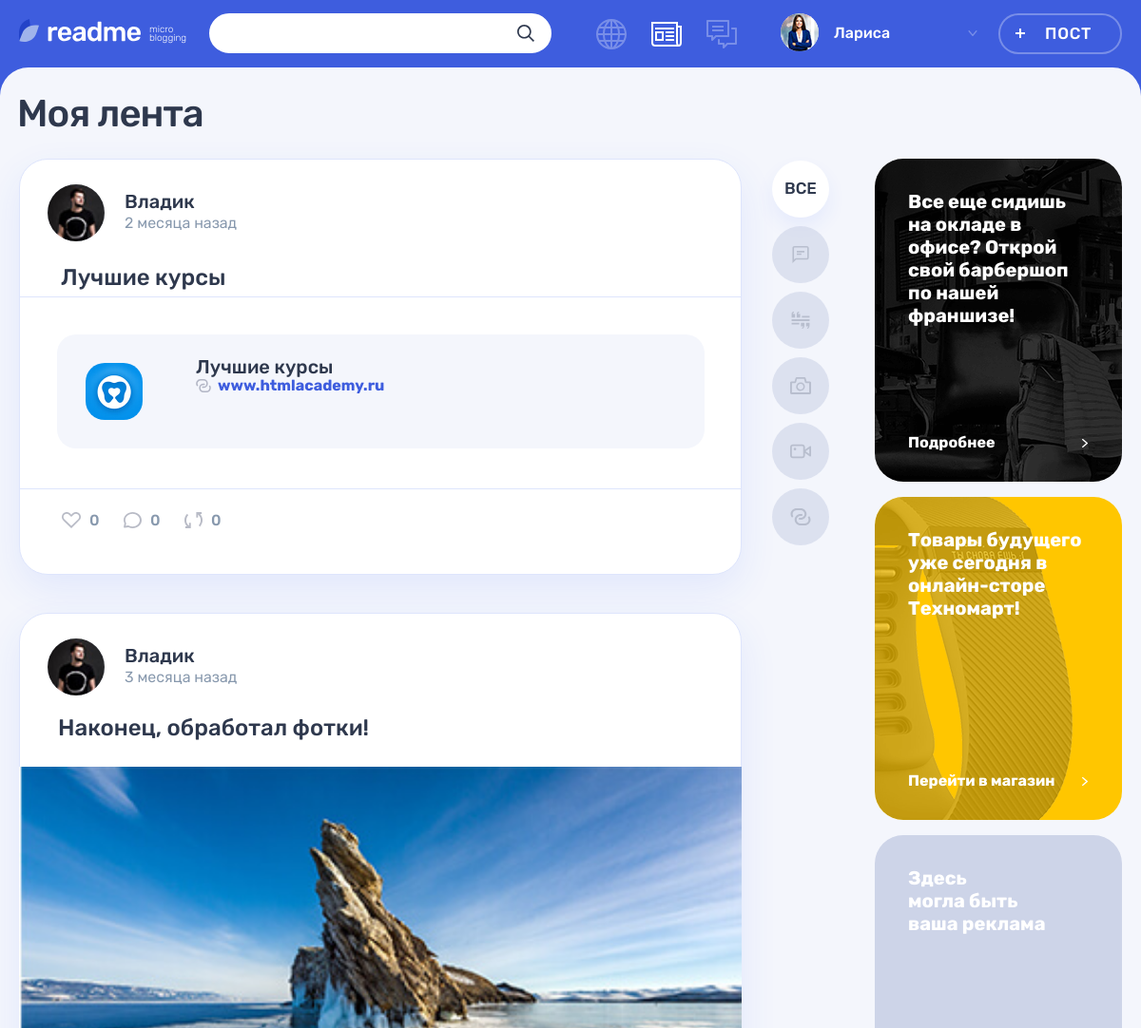
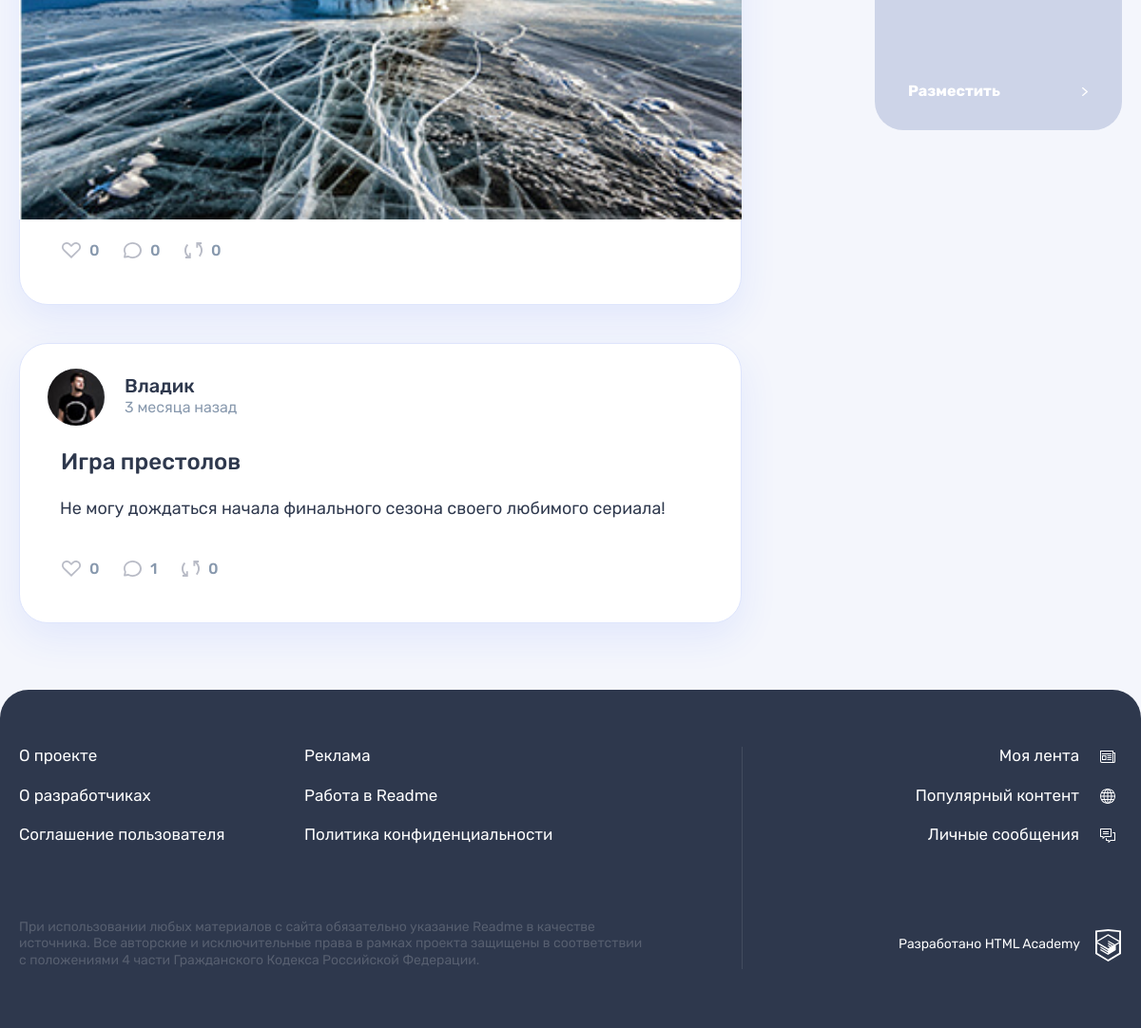
The page /feed.php/?content_type_id=all (signed in) on the database its author committed (2 pictures, top to bottom).
### tables this page shows
CREATE TABLE follow (
    who_sub_id INT,
    to_sub_id INT,
    CONSTRAINT follow_users PRIMARY KEY (who_sub_id,to_sub_id),
    FOREIGN KEY (who_sub_id) REFERENCES users(user_id),
    FOREIGN KEY (to_sub_id) REFERENCES users(user_id)
);

CREATE TABLE users (
    user_id INT AUTO_INCREMENT PRIMARY KEY,
    reg_date DATETIME,
    email CHAR(128),
    user_name CHAR(64),
    password CHAR(64),
    avatar_path CHAR(128),
    contacts CHAR(128)
);

CREATE TABLE posts (
    post_id INT AUTO_INCREMENT PRIMARY KEY,
    pub_date DATETIME,
    title CHAR(64),
    text TEXT,
    user_id INT,
    quote_author CHAR(64),
    img CHAR(128),
    video CHAR(128),
    link CHAR(128),
    view_count INT,
    content_type_id INT,
    repost_id INT DEFAULT NULL,
    FOREIGN KEY (user_id) REFERENCES users(user_id),
    FOREIGN KEY (content_type_id) REFERENCES content_type(content_type_id),
    FOREIGN KEY (repost_id) REFERENCES posts(post_id),
    FULLTEXT INDEX post_ft_search(title, text)

);

CREATE TABLE content_type (
    content_type_id INT AUTO_INCREMENT PRIMARY KEY,
    content_type CHAR(128),
    icon_class CHAR(128)
);

### helpers.php (called while the page is built, shortened)
<?php
function get_noun_plural_form(int $number, string $one, string $two, string $many): string
{
    $number = (int)$number;
    $mod10 = $number % 10;
    $mod100 = $number % 100;
    switch (true) {
        case ($mod10 >= 2 && $mod10 <= 4):
            return $two;
    }
}
function include_template($name, array $data = [])
{
    $name = 'templates/' . $name;
    extract($data);
    require $name;
    $result = ob_get_clean();
    return $result;
}

### my_functions.php (called while the page is built, shortened)
<?php
function rel_time($pub_date)
{
    $cur_date = time();
    $post_date = strtotime($pub_date);
    $diff = floor($cur_date - $post_date);
    if ($diff < 3600) {
        $diff = floor($diff / 60);
        $decl = get_noun_plural_form($diff, 'минута', 'минуты', 'минут');
    } elseif ($diff >= 60 and $diff < 86400) {
        $diff = floor($diff / 3600);
        $decl = get_noun_plural_form($diff, 'час', 'часа', 'часов');
    } elseif ($diff >= 86400 and $diff < 604800) {
        $diff = floor($diff / 86400);
        $decl = get_noun_plural_form($diff, 'день', 'дня', 'дней');
    } elseif ($diff >= 604800 and $diff < 3024000) {
        $diff = floor($diff / 604800);
        $decl = get_noun_plural_form($diff, 'неделя', 'недели', 'недель');
    } elseif ($diff >= 3024000) {
        $diff = floor($diff / 2592000);
        $decl = get_noun_plural_form($diff, 'месяц', 'месяца', 'месяцев');
    }
    return ("$diff $decl");
}
function get_comments_count($con, int $post_id)
{
    $get_comments_count_sql = "SELECT count(c.comment_id) AS comments_count
                               FROM comments c
                               WHERE c.post_id = $post_id";
    $get_comments_count_res = mysqli_query($con, $get_comments_count_sql);
    $comments_count_array = mysqli_fetch_array($get_comments_count_res, MYSQLI_ASSOC);
    $comments_count = $comments_count_array['comments_count'];
    return $comments_count;
}
function is_like($con, int $post_id)
{
    $user_id = $_SESSION['user']['user_id'];
    $is_like_sql = "SELECT l.like_id FROM likes l
                    WHERE l.post_id = $post_id AND l.who_like_id = $user_id";
    $is_like_res = mysqli_query($con, $is_like_sql);
    $is_like = mysqli_fetch_array($is_like_res);
    if (empty($is_like)) {
        return false;
    }
    return true;
}
function get_content_types($con)
{
    $con_type_sql = "SELECT * FROM content_type";
    $con_type_res = mysqli_query($con, $con_type_sql);
    $content_types = mysqli_fetch_all($con_type_res, MYSQLI_ASSOC);
    return $content_types;
}
function get_posts_for_feed($con, int $user_id)
{
    $content_type_id = $_GET['content_type_id'];
    if ($content_type_id == 'all') {
        $content_type_id_sql = '';
    } else {
        $content_type_id_sql = 'AND p.content_type_id=' . $content_type_id;
    }
    $get_post_sql = "SELECT f.*,p.*,ct.icon_class,u.avatar_path,u.user_name FROM follow f
                     JOIN posts p ON f.to_sub_id = p.user_id
                     JOIN content_type ct ON ct.content_type_id = p.content_type_id
                     JOIN users u ON u.user_id = p.user_id
                     WHERE f.who_sub_id = $user_id $content_type_id_sql
                     ORDER BY p.pub_date DESC";
    $get_posts_res = mysqli_query($con, $get_post_sql);
    $posts = mysqli_fetch_all($get_posts_res, MYSQLI_ASSOC);
    return $posts;
}
function get_post_likes_count($con, int $post_id)
{
    $get_post_likes_count_sql = "SELECT COUNT(l.like_id) AS likes_count FROM likes l WHERE l.post_id = $post_id";
    $get_post_likes_count_res = mysqli_query($con, $get_post_likes_count_sql);
    $get_post_likes_count_array = mysqli_fetch_array($get_post_likes_count_res, MYSQLI_ASSOC);
    $likes_count = $get_post_likes_count_array['likes_count'];
    return $likes_count;
}
function get_repost_count($con, int $post_id)
{
    $repost_cnt_sql = "SELECT COUNT(p.repost_id) AS repost_cnt FROM posts p WHERE p.repost_id = $post_id";
    $repost_cnt_res = mysqli_query($con, $repost_cnt_sql);
    $repost_cnt_array = mysqli_fetch_array($repost_cnt_res, MYSQLI_ASSOC);
    $repost_cnt = $repost_cnt_array['repost_cnt'];
    return $repost_cnt;
}

### templates/feed_template.php (the view, shortened to what this page needs)
<main class="page__main page__main--feed">
    <div class="container">
        <h1 class="page__title page__title--feed">Моя лента</h1>
    </div>
    <div class="page__main-wrapper container">
        <section class="feed">
            <div class="feed__main-wrapper">
                <div class="feed__wrapper">
                    <? foreach ($posts as $post) : ?>
                        <article class="feed__post post post-<?= $post['icon_class'] ?>">
                            <header class="post__header post__author">
                                <a class="post__author-link" href="/profile.php/?user_id=<?= $post['user_id'] ?>"
                                   title="Автор">
                                    <div class="post__avatar-wrapper">
                                        <img class="post__author-avatar" src="<?= $post['avatar_path'] ?>"
                                             alt="Аватар пользователя" width="60" height="60">
                                    </div>
                                    <div class="post__info">
                                        <b class="post__author-name"><?= htmlspecialchars($post['user_name']) ?></b>
                                        <span class="post__time"><?= rel_time($post['pub_date']) ?> назад</span>
                                    </div>
                                </a>
                            </header>
                            <div class="post__main">
                                <h2><a href="/post.php/?post_id=<?= $post['post_id'] ?>"><?= $post['title'] ?></a></h2>
                                <?php if ($post['content_type_id'] == '3') : ?>
                                    <div class="post-details__image-wrapper post-photo__image-wrapper">
                                        <img src="/<?= $post['img'] ?>" alt="Фото от пользователя" width="760"
                                             height="507">
                                    </div>
                                <?php elseif ($post['content_type_id'] == '5') : ?>
                                    <div class="post-link__wrapper">
                                        <a class="post-link__external" href="<?= htmlspecialchars($post['link']) ?>"
                                           title="Перейти по ссылке">
                                            <div class="post-link__info-wrapper">
                                                <div class="post-link__icon-wrapper">
                                                    <img src="../img/logo-vita.jpg" alt="Иконка">
                                                </div>
                                                <div class="post-link__info">
                                                    <h3><?= htmlspecialchars($post['title']) ?></h3>
                                                </div>
                                            </div>
                                            <span><?= htmlspecialchars($post['link']) ?></span>
                                        </a>
                                    </div>
                                <?php elseif ($post['content_type_id'] == '1') : ?>
                                    <div class="post-details__image-wrapper post-text">
                                        <div class="post__main">
                                            <p>
                                                <?= htmlspecialchars($post['text']) ?>
                                            </p>
                                        </div>
                                    </div>
                                <?php elseif ($post['content_type_id'] == '4') : ?>
                                    <iframe width="760" height="400" src="<?= $post['video'] ?>"
                                            frameborder="0"></iframe>
                                <?php endif; ?>
                            </div>
                            <footer class="post__footer post__indicators">
                                <div class="post__buttons">
                                    <a class="post__indicator post__indicator--likes button"
                                       href="/like.php/?post_id=<?= $post['post_id'] ?>" title="Лайк">
                                        <?php if (is_like($con, $post['post_id'])) : ?>
                                            <svg class="post__indicator-icon post__indicator-icon--like-active"
                                                 width="20" height="17">
                                                <use xlink:href="#icon-heart-active"></use>
                                            </svg>
                                        <?php else : ?>
                                            <svg class="post__indicator-icon" width="20" height="17">
                                                <use xlink:href="#icon-heart"></use>
                                            </svg>
                                        <? endif; ?>
                                        <span><?= get_post_likes_count($con, $post['post_id']) ?></span>
                                    </a>
                                    <a class="post__indicator post__indicator--comments button"
                                       href="/post.php/?post_id=<?= $post['post_id'] ?>" title="Комментарии">
                                        <svg class="post__indicator-icon" width="19" height="17">
                                            <use xlink:href="#icon-comment"></use>
                                        </svg>
                                        <span><?= get_comments_count($con, $post['post_id']) ?></span>
                                    </a>
                                    <a class="post__indicator post__indicator--repost button"
                                       href="/repost.php/?post_id=<?= $post['post_id'] ?>" title="Репост">
                                        <svg class="post__indicator-icon" width="19" height="17">
                                            <use xlink:href="#icon-repost"></use>
                                        </svg>
                                        <span><?= get_repost_count($con, $post['post_id']) ?></span>
                                    </a>
                                </div>
                            </footer>
                        </article>
                    <? endforeach; ?>
                </div>
            </div>
            <ul class="feed__filters filters">
                <li class="feed__filters-item filters__item">
                    <a class="filters__button <?php if ($_GET['content_type_id'] == 'all') {
                        echo 'filters__button--active';
                    } ?>" href="/feed.php/?content_type_id=all">
                        <span>Все</span>
                    </a>
                </li>
                <?php foreach ($content_types as $ct) : ?>
                    <li class="feed__filters-item filters__item">
                        <a class="filters__button filters__button--<?= $ct['icon_class'] ?> button <?php if (($_GET['content_type_id'] == $ct['content_type_id'])) {
                            echo "filters__button--active";
                        } ?>"
                           href="/feed.php/?content_type_id=<?= $ct['content_type_id'] ?>">
                            <svg class="filters__icon" width="22" height="18">
                                <use xlink:href="#icon-filter-<?= $ct['icon_class'] ?>"></use>
                            </svg>
                        </a>
                    </li>
                <? endforeach; ?>
            </ul>
        </section>
        <aside class="promo">
            <article class="promo__block promo__block--barbershop">
                <p class="promo__text">
                    Все еще сидишь на окладе в офисе? Открой свой барбершоп по нашей франшизе!
                </p>
                <a class="promo__link" href="#">
                    Подробнее
                </a>
            </article>
            <article class="promo__block promo__block--technomart">
                <p class="promo__text">
                    Товары будущего уже сегодня в онлайн-сторе Техномарт!
                </p>
                <a class="promo__link" href="#">
                    Перейти в магазин
                </a>
            </article>
            <article class="promo__block">
                <p class="promo__text">
                    Здесь<br> могла быть<br> ваша реклама
                </p>
                <a class="promo__link" href="#">
                    Разместить
                </a>
            </article>
        </aside>
    </div>
</main>

### rows shown on the page
follow: to_sub.avatar_path (picture), to_sub.user_name "Владик", posts.pub_date "2 месяца", posts.title "Лучшие курсы", posts.link "www.htmlacademy.ru", post_id "0", posts.pub_date "3 месяца", posts.title "Наконец, обработал фотки!", posts.img (picture), posts.title "Игра престолов", posts.text "Не могу дождаться начала финального сезона своего любимого сериала!", post_id "1"

### other values the page prints
$_SESSION['user']['user_name'] "Лариса"
